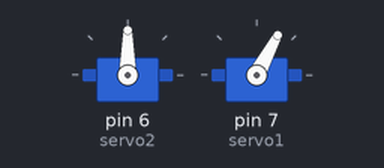
The sketch below on a simulated Arduino Uno, built with avr-gcc and run on an emulated ATmega328P. On the bench: 2 × servo.

Above: at 0.05 s.
At 0.65 s:
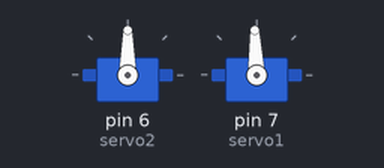
At 1.3 s:
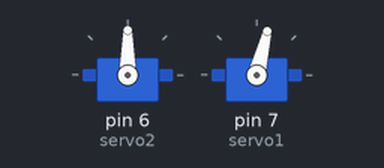
Timing chart, 0 to 3.7 s (numbered marks = the images above):
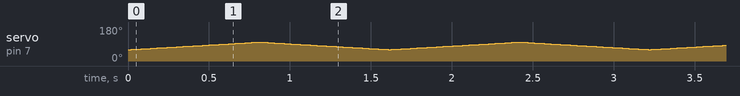

The sketch:

TestSevo01.ino
```cpp
#include <Servo.h>

Servo servo1;
Servo servo2;

int Servo1Angle = 60;
int Servo1Inc = 1;
int Servo1Delay = 20;


void setup() {
  // put your setup code here, to run once:

servo2.attach(6);
servo1.attach(7);
}

void loop() {
  // put your main code here, to run repeatedly:

 servo1.write(Servo1Angle);
 delay(Servo1Delay);
 Servo1Angle = Servo1Angle + Servo1Inc;
 if(Servo1Angle == 100)
 {
  Servo1Inc = -1;
 }
 if(Servo1Angle == 60)
 {
  Servo1Inc = 1;
 }


//  servo1.write(60);
//  delay(860);
//  servo2.write(5);
//  delay(860);
//  servo1.write(100);
//  delay(860);
//  servo2.write(120);
//  delay(860);


}
```
